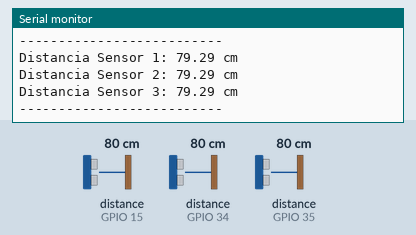
This sketch was run on a simulated ESP32. On the bench: the last lines printed to the serial monitor. Wiring (inferred from the names in the program): 3 × ultrasonic range finder: trigger GPIO 2, echo GPIO 15 / trigger GPIO 25, echo GPIO 34 / trigger GPIO 27, echo GPIO 35. The inputs (shaded band) are chosen by the test bench; at power-on: distance to the obstacle (sensors on GPIO 15, GPIO 34, GPIO 35) 80 cm. The echo pulse lasts 58.3 µs per cm.

Above: at 1.3 s.
1.4 s: distance to the obstacle (sensor on GPIO 15) set to 120 cm
At 2.2 s:
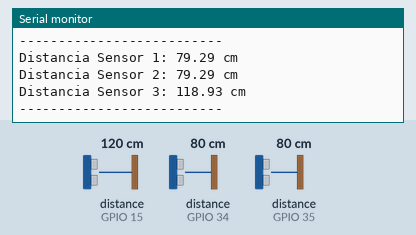
4.6 s: distance to the obstacle (sensor on GPIO 34) set to 2 cm
6.1 s: distance to the obstacle (sensor on GPIO 35) set to 2 cm
At 6.8 s:
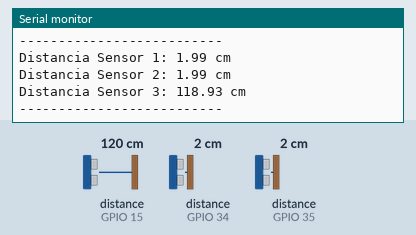
7.6 s: distance to the obstacle (sensor on GPIO 34) set to 4 cm
10.8 s: distance to the obstacle (sensor on GPIO 15) set to 2 cm
At 11.3 s:
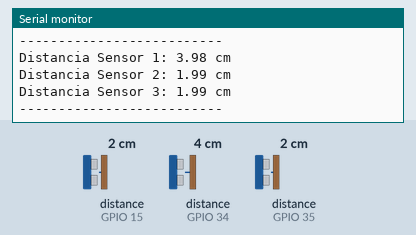
12.3 s: distance to the obstacle (sensor on GPIO 35) set to 4 cm
At 12.9 s:
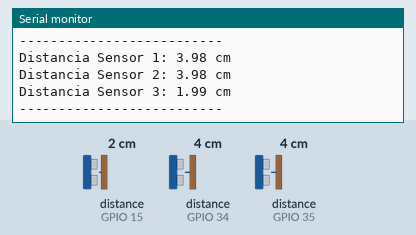
Timing chart, 0 to 14.8 s (numbered marks = the images above; inputs shaded):
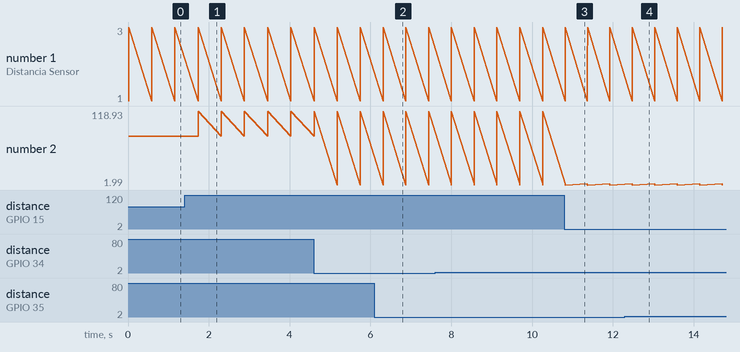

The sketch:

Prueba_sensores.ino
```cpp
// Pines de los Sensores Ultrasonicos
#define TRIG_PIN_1 25
#define ECHO_PIN_1 34

#define TRIG_PIN_2 27
#define ECHO_PIN_2 35

#define TRIG_PIN_3 2
#define ECHO_PIN_3 15

// Función para medir la distancia con un sensor específico
float medirDistancia(int trigPin, int echoPin) {
  digitalWrite(trigPin, LOW);
  delayMicroseconds(2);
  digitalWrite(trigPin, HIGH);
  delayMicroseconds(10);
  digitalWrite(trigPin, LOW);

  long duracion = pulseIn(echoPin, HIGH);
  float distancia = duracion * 0.034 / 2;  // Conversión a cm
  return distancia;
}

void setup() {
  Serial.begin(9600);

  pinMode(TRIG_PIN_1, OUTPUT);
  pinMode(ECHO_PIN_1, INPUT);

  pinMode(TRIG_PIN_2, OUTPUT);
  pinMode(ECHO_PIN_2, INPUT);

  pinMode(TRIG_PIN_3, OUTPUT);
  pinMode(ECHO_PIN_3, INPUT);
}

void loop() {
  float distancia1 = medirDistancia(TRIG_PIN_1, ECHO_PIN_1);
  float distancia2 = medirDistancia(TRIG_PIN_2, ECHO_PIN_2);
  float distancia3 = medirDistancia(TRIG_PIN_3, ECHO_PIN_3);

  Serial.print("Distancia Sensor 1: ");
  Serial.print(distancia1);
  Serial.println(" cm");

  Serial.print("Distancia Sensor 2: ");
  Serial.print(distancia2);
  Serial.println(" cm");

  Serial.print("Distancia Sensor 3: ");
  Serial.print(distancia3);
  Serial.println(" cm");

  Serial.println("--------------------------");
  delay(500);  // Pequeño retraso antes de la siguiente lectura
}
```

Measured:
- after the input at 1.4 s, the serial monitor: prints a new line after 0.33 s (image 1)
- after the input at 6.1 s, the serial monitor: prints a new line after 0.21 s (image 2)
- after the input at 10.8 s, the serial monitor: prints a new line at once (image 3)
- after the input at 12.3 s, the serial monitor: prints a new line after 0.18 s (image 4)
- plotted number 2: 79.29 → 118.93 after the input at 1.4 s
